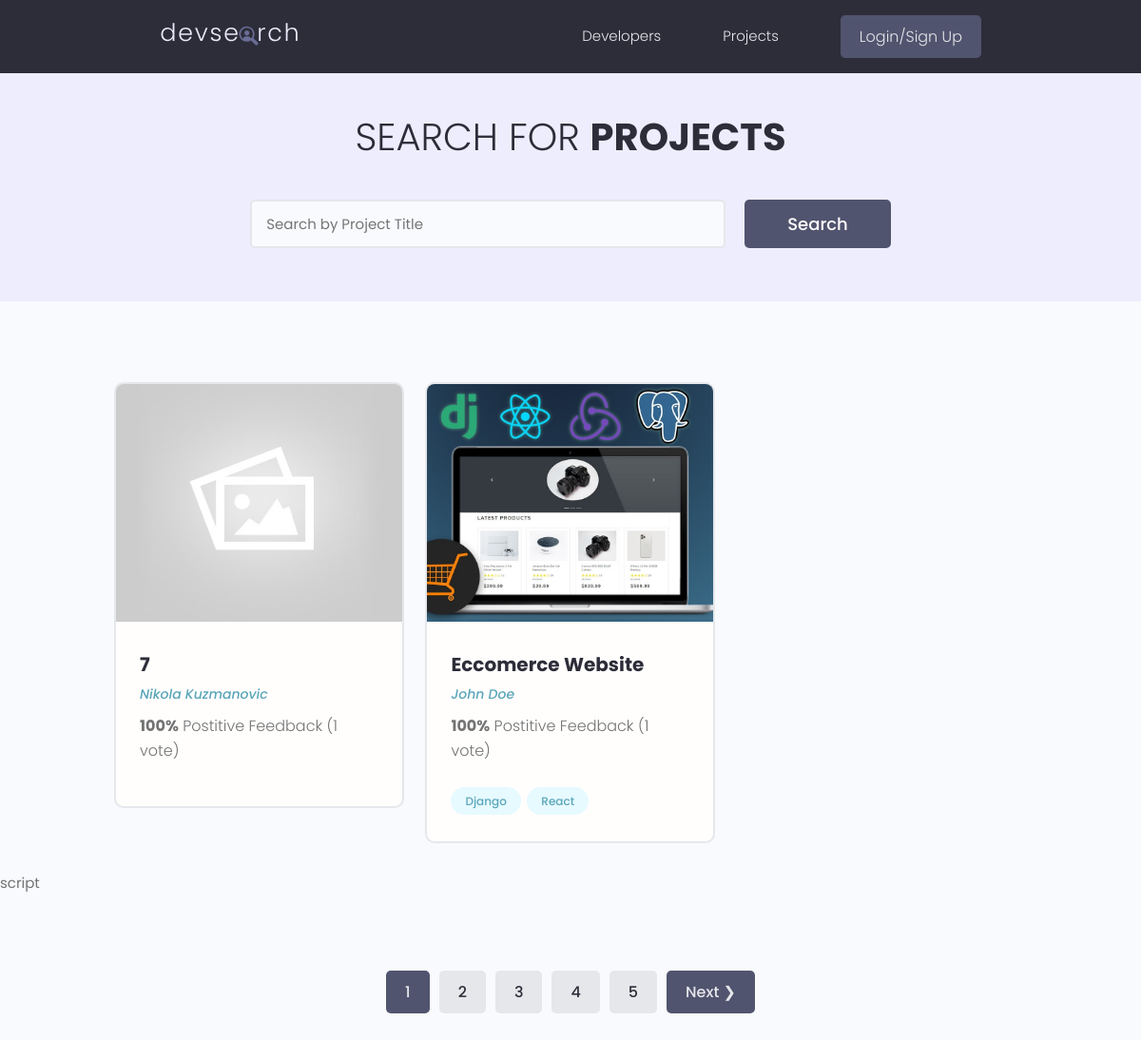
/projects/, run on the app's committed database.
### projects/models.py (models this page shows, shortened)
class Project(models.Model):
    owner = models.ForeignKey(Profile, null=True, blank=True, on_delete=models.CASCADE)
    title = models.CharField(max_length=200)
    description = models.TextField(null = True, blank = True)
    featured_image = models.ImageField(null = True, blank = True, default="default.jpg")
    demo_link = models.CharField(max_length=2000, null = True, blank = True)
    source_link = models.CharField(max_length=2000, null = True, blank = True)
    tags = models.ManyToManyField('Tag', blank= True)
    vote_total = models.IntegerField(default=0, null=True, blank=True)
    vote_ratio = models.IntegerField(default=0, null=True, blank=True)
    created = models.DateTimeField(auto_now_add=True)
    id = models.UUIDField(default=uuid.uuid4, unique=True, primary_key = True, editable= False)
    class Meta:
        ordering = ['-vote_ratio', '-vote_total', 'title']
    @property
    def imageURL(self):
        try:
            url = self.featured_image.url
        except:
            url = ''
        return url

class Tag(models.Model):
    name = models.CharField(max_length=200)
    created = models.DateTimeField(auto_now_add=True)
    id = models.UUIDField(default=uuid.uuid4, unique=True, primary_key = True, editable= False)
    def __str__(self):
        return self.name

### users/models.py (models this page shows, shortened)
class Profile(models.Model):
    user = models.OneToOneField(User, on_delete=models.CASCADE, null=True, blank=True)
    name = models.CharField(max_length=200, blank=True, null=True)
    email = models.EmailField(max_length=500, blank=True, null=True)
    username = models.CharField(max_length=200, blank=True, null=True)
    location = models.CharField(max_length=200, blank=True, null=True)
    short_intro = models.CharField(max_length=200 , null=True, blank=True)
    bio = models.TextField(blank=True, null=True)
    profile_image = models.ImageField(null=True, blank=True, upload_to='profiles/', default="profiles/user-default.png")
    social_github = models.CharField(max_length=200 , null=True, blank=True)
    social_twitter = models.CharField(max_length=200 , null=True, blank=True)
    social_linkedin = models.CharField(max_length=200 , null=True, blank=True)
    social_youtube = models.CharField(max_length=200 , null=True, blank=True)
    social_website = models.CharField(max_length=200 , null=True, blank=True)
    created = models.DateTimeField(auto_now_add=True)
    id = models.UUIDField(default=uuid.uuid4, unique=True, primary_key = True, editable= False)
    class Meta:
        ordering = ['created']      #poreda ih po vremenu kreiranja profila

### projects/views.py (the view)
# urls.py: path('projects/', views.getProjects),
def projects(request):
    projects, search_query = searchProjects(request)
    custom_range, projects = paginationProjects(request, projects, 2)
    context = {'projects': projects, 'search_query': search_query,'custom_range': custom_range}
    return render(request, 'projects/projects.html', context)

### projects/utils.py (called while the page is built)
def paginationProjects(request, projects, results ):
    page = request.GET.get('page')
    paginator = Paginator(projects, results)
    try:
        projects = paginator.page(page)
    except PageNotAnInteger:
        page = 1
        projects = paginator.page(page)
    except EmptyPage:
        page = paginator.num_pages
        projects = paginator.page(page)
    leftIndex = (int(page) - 4)
    if leftIndex < 1:
        leftIndex = 1
    rightIndex = (int(page) + 5)
    if rightIndex > paginator.num_pages:
        rightIndex = paginator.num_pages + 1
    custom_range = range(leftIndex, rightIndex)
    return custom_range, projects

def searchProjects(request):
    search_query = ''
    if request.GET.get('search_query'):
        search_query = request.GET.get('search_query')
    tags = Tag.objects.filter(name__icontains=search_query)
    projects = Project.objects.distinct().filter(
        Q(title__icontains=search_query) |
        Q(description__icontains=search_query) |
        Q(owner__name__icontains=search_query) |
        Q(tags__in=tags)
    )
    return projects, search_query

### projects/templates/projects/projects.html (shortened to what this page needs)
{% extends 'main.html' %}
{% block content %}
<main class="projects">
    <section class="hero-section text-center">
      <div class="container container--narrow">
        <div class="hero-section__box">
          <h2>Search for <span>Projects</span></h2>
        </div>
        <div class="hero-section__search">
          <form id='searchForm' class="form" action="{% url 'projects' %}" method="get">
            <div class="form__field">
              <input class="input input--text" id="formInput#search" type="text" name="search_query"
                placeholder="Search by Project Title" value={{search_query}} >
            </div>
            <input class="btn btn--sub btn--lg" type="submit" value="Search" />
          </form>
        </div>
      </div>
    </section>
    <section class="projectsList">
      <div class="container">
        <div class="grid grid--three">
            {% for project in projects %}
          <div class="column">
            <div class="card project">
              <a href="{% url 'project' project.id %}" class="project">
                <img class="project__thumbnail" src="{{ project.imageURL }}" alt="project thumbnail" />
                <div class="card__body">
                  <h3 class="project__title">{{project.title}}</h3>
                  <p><a class="project__author" href="{% url 'user-profile' project.owner.id %}">{{project.owner.name}}</a></p>
                  <p class="project--rating">
                    <span style="font-weight: bold;">{{project.vote_ratio}}%</span> Postitive
                    Feedback ({{project.vote_total}} vote{{ project.vote_total|pluralize:'s' }})
                  </p>
                  <div class="project__tags">
                    {% for tag in project.tags.all %}
                    <span class="tag tag--pill tag--main">
                      <small>{{tag}}</small>
                    </span>
                    {% endfor %}
                  </div>
                </div>
              </a>
            </div>
          </div>
          {% endfor %}
        </div>
      </div>
    </section>
    {% include 'pagination.html' with queryset=projects custom_range=custom_range %}
  </main>
{% endblock content %}

### templates/main.html (shortened to what this page needs)
<!DOCTYPE html>
{% load static %}
<html>
<head>
    <link rel="stylesheet" href="https://cdn.iconmonstr.com/1.3.0/css/iconmonstr-iconic-font.min.css" />
    <link rel="stylesheet" href="{% static 'uikit/styles/uikit.css' %}" />
    <link rel="stylesheet" href="{% static 'styles/app.css' %}" />
</head>
<body>
    {% include 'navbar.html' %}
    {% block content%}
    {% endblock  %}
</body>
</html>

### templates/navbar.html (shortened to what this page needs)
{% load static %}
<header class="header">
  <div class="container container--narrow">
    <a href="{% url 'profiles' %}" class="header__logo">
      <img src="{% static 'images/logo.svg' %}" alt="DevSearch Logo" />
    </a>
    <nav class="header__nav">
      <ul class="header__menu">
        <li class="header__menuItem"><a href="{% url 'profiles' %}">Developers</a></li>
        <li class="header__menuItem"><a href="{% url 'projects' %}">Projects</a></li>
        {% if request.user.is_authenticated %}
        {% csrf_token %}
        <li class="header__menuItem"><a href="{% url 'inbox' %}">Inbox</a></li>
        <li class="header__menuItem"><a href="{% url 'account' %}">Account</a></li>
        <li class="header__menuItem"><a href="{% url 'logout' %}" class="btn btn--sub">Logout</a></li>
        {% else %}
        <li class="header__menuItem"><a href="{% url 'login' %}" class="btn btn--sub">Login/Sign Up</a></li>
        {% endif %}
      </ul>
    </nav>
  </div>
</header>

### templates/pagination.html (shortened to what this page needs)
script{% if queryset.has_other_pages %}
<div class="pagination">
  <ul class="container">
    {% for page in custom_range %}
    {% if page == queryset.number %}
    <li><a href="?page={{page}}" class="btn page-link btn--sub" data-page="{{page}}">{{page}}</a></li>
    {% else %}
    <li><a href="?page={{page}}" class="btn page-link" data-page="{{page}}">{{page}}</a></li>
    {% endif %}
    {% endfor %}
    {% if queryset.has_next %}
    <li><a href="?page={{queryset.next_page_number}}" class="btn page-link btn--sub"
      data-page="{{queryset.next_page_number}}">Next &#10095;</a></li>
    {% endif %}
  </ul>
</div>
{% endif %}

### static/styles/app.css (style rules this page uses)
:root { --color-sub: #2d2d39; }
.btn--sub { background-color: var(--color-sub-light); }
.card { border: 2px solid var(--color-light); }
img { width: 100%; }
.header { position: sticky; z-index: 111; background-color: var(--color-sub); padding: 1.5rem 0; }
.header > .container { display: flex; justify-content: space-between; align-items: center; }
.header__logo > img { height: 3.8rem; }
.header__nav > ul { display: inline-flex; align-items: center; list-style: none; gap: 6.5rem; }
.header__menuItem > a { color: var(--color-light); font-weight: 300; }
.hero-section { height: 40vh; display: flex; align-items: center; background-color: var(--color-sub); }
.hero-section__box { margin-bottom: 4rem; }
.hero-section__box > h2, .hero-section__box > h2 > span { font-size: 4rem; color: var(--color-light); line-height: 1.3; text-transform: uppercase; }
.hero-section__box > h2 { font-weight: 300; }
.hero-section__box > h2 > span { font-weight: 700; }
.hero-section__search > .form { display: flex; align-items: center; justify-content: center; gap: 2rem; }
.hero-section__search > .form input.input--text { width: 50rem; }
.pagination { margin-top: 8rem; margin-bottom: 10rem; }
.pagination > ul { flex-wrap: wrap; list-style: none; display: flex; align-items: center; justify-content: center; gap: 1rem; }
.pagination .btn { color: var(--color-sub); }
.pagination .btn.btn--sub { color: var(--color-light); }
.project__author { font-size: 1.4rem; font-style: italic; }
.project--rating { margin-bottom: 1.6em; margin-top: .5em; }
.projects > .hero-section { background: var(--color-sub-lighter); height: 30vh; }
.projects .hero-section__box { margin-bottom: 2.5rem; }
.projects .hero-section__box > h2 { color: var(--color-sub); }
.projects .hero-section__box > h2 > span { font-weight: 700; color: var(--color-sub); }
.projectsList { margin-top: 8rem; }
.project__thumbnail { height: 25rem; object-fit: cover; object-position: top center; }
.project__title { font-size: 2rem; font-weight: 700; color: var(--color-sub); }

### static/uikit/styles/modules/_variables.css (style rules this page uses)
:root { --color-main: #5aa5b9; --color-main-light: #e6faff; --color-sub: #3f4156; --color-sub-light: #51546e; --color-sub-lighter: #ededfd; --color-text: #737373; --color-gray: #8b8b8b; --color-light: #e5e7eb; --color-light-gray: #767676; --color-bg: #f8fafd; --color-white: #fffefd; --color-white-light: #f3f3f3; --color-success: #359e64; --color-success-bg: #def8e8; --color-error: #fc4b0b; --color-error-bg: #fff2ee; --font-base: 'Poppins', arial, helvetica, 'Segoe UI', roboto, ubuntu, sans-serif; --font-monospace: 'Fira Code', 'Courier New', courier, monospace; --font-regular: 300; --font-medium: 500; --font-bold: 700; --generic-shadow: 1px 1px 5px #00000010; --generic-transition: all 0.3s ease-in-out; }

### static/uikit/styles/modules/_base.css (style rules this page uses)
* { margin: 0; padding: 0; box-sizing: border-box; text-rendering: optimizeLegibility; color: inherit; font-size: inherit; }
html { font-size: 50%; }
@media only screen and (min-width: 480px) { html { font-size: 56.25%; } }
@media only screen and (min-width: 1200px) { html { font-size: 62.5%; } }
body { line-height: 1.6; font-weight: 400; font-size: 1.5rem; color: var(--color-text); background-color: var(--color-bg); min-height: 100vh; }

### static/uikit/styles/modules/_typography.css (style rules this page uses)
* { font-family: var(--font-base); }
h2 { font-size: 3.6rem; font-weight: var(--font-bold); }
h3 { font-size: 3.2rem; font-weight: var(--font-medium); }
p, span, strong { font-size: 1.6rem; color: var(--color-text); font-weight: var(--font-regular); }
a { padding-bottom: 2px; text-decoration: none; display: inline-block; color: var(--color-main); font-weight: var(--font-medium); }

### static/uikit/styles/modules/_utilities.css (style rules this page uses)
.container { width: 92%; max-width: 165rem; margin: 0 auto; box-sizing: border-box; }
.container--narrow { width: 92%; max-width: 120rem; }
@media screen and (min-width: 1000px) { .container { width: 90%; } }
@media screen and (min-width: 1000px) { .container--narrow { width: 85%; } }
@media screen and (min-width: 1200px) { .container { width: 80%; } }
@media screen and (min-width: 1200px) { .container--narrow { width: 72%; } }
.text-center { text-align: center; }

### static/uikit/styles/modules/_card.css (style rules this page uses)
.card { border-radius: 1rem; background-color: var(--color-white); border: 1.5px solid var(--color-light); width: auto; height: auto; margin-top: 0.5rem; margin-bottom: 0.5rem; overflow: hidden; }
.card__body, .card__header { padding: 2rem 2.5rem; }

### data on the page
Project: imageURL (placeholder picture), title "7", owner.name "Nikola Kuzmanovic", vote_ratio "100", vote_total "1"
Project: imageURL (picture), title "Eccomerce Website", owner.name "John Doe", vote_ratio "100", vote_total "1"
Tag: name "Django"
Tag: name "React"

### other printed values
{{ page }} "1"
{{ page }} "2" "3" "4" "5"
